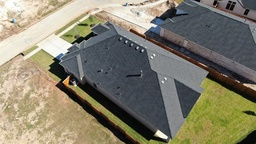
#> input picture house1.jpg, 256 x 144 px, shrunk from 750 x 423 before the run
$ python main.py   (older library calls are emulated)
#> lines starting #> are read from the running program, lines starting #| are printed output that depends on the picture; after the words box and inside, x2 and y2 are one past the last pixel; in counts of white or black regions, pixels touching at a corner belong together
### ORBFeature.py

"""
circular
                    @  @  @  @
                    @  @  @  @  @  @
                    @  @  @  @  @  @  @  @
                    @  @  @  @  @  @  @  @  @
                    @  @  @  @  @  @  @  @  @  @
                    @  @  @  @  @  @  @  @  @  @  @
                    @  @  @  @  @  @  @  @  @  @  @  @
                    @  @  @  @  @  @  @  @  @  @  @  @  @
                    @  @  @  @  @  @  @  @  @  @  @  @  @
                    @  @  @  @  @  @  @  @  @  @  @  @  @  @
                    @  @  @  @  @  @  @  @  @  @  @  @  @  @
                    @  @  @  @  @  @  @  @  @  @  @  @  @  @
                    @  @  @  @  @  @  @  @  @  @  @  @  @  @  @
                    @  @  @  @  @  @  @  @  @  @  @  @  @  @  @
                    @  @  @  @  @  @  @  @  @  @  @  @  @  @  @
                    @  @  @  @  @  @  @  @  @  @  @  @  @  @  @

"""


import numpy as np
import math
import cv2
from tqdm import tqdm

# brief algorithm samples
brief_pt1 = np.random.randint(-8, 8, (2, 256))
brief_pt2 = np.random.randint(-8, 8, (2, 256))


def blur(image, kernel=(3, 3)):
    image = cv2.blur(image, kernel, 0)
    return image


class OrientedFast(object):
    """Detect Fast Feature points and compute the orientation.

        Attributes:
            image: input image saved as numpy.ndarry type.
                   as default, image should be gray image.

            n_point: if there are at least n connected points on the circle are brighter or darker,
                     then this point is a feature point.

            grayscale_threshold(T): if I_x < I_p - T, I_x is darker,
                                    if I_x > I_p + T, I_x is brighter.
                                    I_x is the point on circle, I_p is the center point.
                                    T = averayge(I) * T

            interest_points: points detected by Fast Feature algorithm
    """

    DARKER = 1
    BRIGHTER = 0

    def __init__(self, image: np.ndarray, n_point=9, threshold=0.2):
        """initialize the OrientedFast Class.

        Args:
            image: input grayscale image
            n_point: threshold for minimum number of continuous points at circle
            threshold: grayscale threshold to judge circle point is darker or brighter
        """
        self.circle_points = [[-1, -3], [0, -3], [1, -3], [2, -2],
                              [3, -1], [3, 0], [3, 1], [2, 2],
                              [1, 3], [0, 3], [-1, 3], [-2, 2],
                              [-3, 1], [-3, 0], [-3, -1], [-2, -2]]
        self.circle_points_x = np.array([p[0] for p in self.circle_points])
        self.circle_points_y = np.array([p[1] for p in self.circle_points])

        self.image = blur(image)
        self.n_point = n_point
        self.grayscale_threshold = np.sum(image)/(image.shape[0] * image.shape[1]) * threshold
        self.interest_points = list()
        return

    def detector(self):
        """detect fast corner points, and save to self.interest_points

        Returns:
            void
        """

        def is_valid(arr):
            cnt = 0
            for rlt in arr + arr:
                cnt = cnt + 1 if rlt else 0
                if cnt > self.n_point:
                    return True
            return False

        self.interest_points = list()
        circle_points_x = self.circle_points_x
        circle_points_y = self.circle_points_y

        for y in tqdm(range(3, self.image.shape[0]-3)):
            for x in range(3, self.image.shape[1]-3):
                pixel = self.image[y, x]
                points_x = circle_points_x + x
                points_y = circle_points_y + y
                circle_pixels = self.image[points_y, points_x]

                brighter_arr = circle_pixels > pixel + self.grayscale_threshold
                darker_arr = circle_pixels < pixel - self.grayscale_threshold

                if is_valid(brighter_arr):
                    self.interest_points.append((x, y, self.BRIGHTER))
                elif is_valid(darker_arr):
                    self.interest_points.append((x, y, self.DARKER))

        self.non_maximum_suppression()
        self.feature_orientation()
        self.brief_descriptor()
        return

    def non_maximum_suppression(self):
        """Delete points with lower scores among adjacent points

        Returns:
            void
        """
        circle_points_x = np.array([p[0] for p in self.circle_points])
        circle_points_y = np.array([p[1] for p in self.circle_points])

        def score(x, y, pixel_type):
            pixel = self.image[y, x]
            points_x = circle_points_x + x
            points_y = circle_points_y + y

            circle_pixels = self.image[points_y, points_x].astype(np.int32)
            circle_pixels -= pixel

            if pixel_type == self.BRIGHTER:
                ret_score = np.sum(circle_pixels[circle_pixels > 0])
                return ret_score

            ret_score = -np.sum(circle_pixels[circle_pixels < 0])
            return ret_score

        pixel2score = dict()

        for x, y, pixel_type in self.interest_points:
            pixel2score[x, y, pixel_type] = score(x, y, pixel_type)

        delete_lst = list()

        def can_deleted(x, y):
            for dx in range(-2, 3):
                for dy in range(-2, 3):
                    near_p = x + dx, y + dy, pixel_type
                    if near_p in pixel2score:
                        if pixel2score[near_p] > pixel2score[(x, y, pixel_type)]:
                            return True
            return False

        for x, y, pixel_type in self.interest_points:
            if can_deleted(x, y):
                delete_lst.append((x, y, pixel_type))

        for p in delete_lst:
            del pixel2score[p]

        self.interest_points = list(pixel2score.keys())

        return

    def compute_theta(self, x, y, radius, half_width_max):
        """compute the orientation theta for feature point(x, y)
           using intensity centroid algorithm.

        Args:
            x: point location of x
            y: point location of y
            radius: circle area's radius
            half_width_max: max half width of circle from 0-16 col

        Returns:
            theta, the direction of feature point(x, y)
        """

        height, width = self.image.shape
        m10, m01 = 0, 0
        for col in range(-radius+1, radius):
            cur_width = half_width_max[abs(col)]
            if col + y < 0 or col + y >= height:
                continue
            for row in range(0, cur_width):
                if row + x < width:
                    m10 += row * self.image[col + y, row + x]
                    m01 += col * self.image[col + y, row + x]
                if -row + x >= 0:
                    m10 -= row * self.image[col + y, -row + x]
                    m01 += col * self.image[col + y, -row + x]

        return math.atan2(m01, m10)

    def feature_orientation(self, radius=16):
        """compute the orientation of the feature point

        Args:
            radius: intensity centroid needs to define a circle

        Returns:
            void
        """
        half_width_max = list()
        for i in range(0, radius):
            half_width_max.append(int((radius**2 - i**2)**0.5))

        for i, p in enumerate(self.interest_points):
            self.interest_points[i] = *p, self.compute_theta(p[0], p[1], radius, half_width_max)

        return

    def brief_descriptor(self):
        # padding image
        image = np.pad(self.image, ((8, 8), (8, 8)), 'constant', constant_values=((0, 0), (0, 0)))

        def R_matrix(angle):
            ret = [[math.cos(angle), -math.sin(angle)], [math.sin(angle), math.cos(angle)]]
            return np.array(ret)

        for i, p in enumerate(self.interest_points):
            cur_p = np.array([p[0] + 8, p[1] + 8]).reshape((-1, 1))
            R = R_matrix(p[-1])
            cur_pt1 = np.dot(R, brief_pt1).astype(np.int) + cur_p
            cur_pt2 = np.dot(R, brief_pt2).astype(np.int) + cur_p
            descriptor = image[cur_pt1[1], cur_pt1[0]] > image[cur_pt2[1], cur_pt2[0]]
            self.interest_points[i] = (*p, descriptor)

        return

    # [25 lines left out: function show_interest_points, not called in this run]


class ORBFeature(object):
    """Detect ORB feature points

        Attributes:
            image: image to detect feature points, needs to be grayscale.

            n_threshold: for OrientedFast to detect feature points.

            n_layer: pyramid's layer

            t_threshold: for OrientedFast to detect feature points.
    """
    DARKER = 1
    BRIGHTER = 0

    def __init__(self, image, n_threshold, n_layer, t_threshold):
        self.image = image
        self.n_layer = n_layer
        self.t_threshold = t_threshold
        self.n_threshold = n_threshold
        self.corner_points = list()
        self.fast_detector = list()

    def down_sample(self, image, n):
        """down sample the image to 2^n

        Args:
            image: image to be down sampled.
            n: down sample's level

        Returns:
            image be down sampled.
        """
        x = [i for i in range(0, image.shape[0], 2**n)]
        y = [i for i in range(0, image.shape[1], 2**n)]
        return image[x, :][:, y]

    def detector(self):
        for i in range(self.n_layer):
            cur_image = self.down_sample(self.image, i)
            fast_detector = OrientedFast(cur_image, self.n_threshold, self.t_threshold)
            fast_detector.detector()
            self.fast_detector.append(fast_detector)

        for i in range(self.n_layer):
            for p in self.fast_detector[i].interest_points:
                scale_x = self.image.shape[1] / self.fast_detector[i].image.shape[1]
                scale_y = self.image.shape[0] / self.fast_detector[i].image.shape[0]
                # x, y, pixel_type, theta, descriptor
                self.corner_points.append((p[0] * scale_x, p[1] * scale_y, p[2], p[3], p[4], i))
        return

    def show_corner_points(self, image, title='orb'):
        if image is not None:
            show_image = image.copy()
        else:
            show_image = self.image.copy()

        for p in self.corner_points:
            dx = int(math.cos(p[3]) * 12)
            dy = int(math.sin(p[3]) * 12)
            x, y = int(p[0]), int(p[1])
            pt2 = x + dx, y + dy
            if p[2] == self.BRIGHTER:
                cv2.circle(show_image, center=(x, y), radius=2**p[-1], color=(255, 0, 0), thickness=1)
                cv2.arrowedLine(show_image, pt1=(x, y), pt2=pt2, color=(255, 0, 0), thickness=1)
            else:
                cv2.circle(show_image, center=(x, y), radius=2**p[-1], color=(0, 0, 255), thickness=1)
                cv2.arrowedLine(show_image, pt1=(x, y), pt2=pt2, color=(0, 0, 255), thickness=1)
        cv2.imshow(title, show_image)
        # cv2.waitKey(0)
        cv2.imwrite(title + '.png', show_image)
        return show_image


def orb_match(orb1: ORBFeature, orb2: ORBFeature):
    """match the orb feature points from two different image.

    Args:
        orb1: first image's detected ORB feature points
        orb2: second image's detected ORB feature points

    Returns:
        match pairs in different image, for example:
        [(i, j), ...], i is the i'th orb point detected, j is j'th orb point detected.
    """
    matches = list()
    for i1, p1 in enumerate(orb1.corner_points):
        for i2, p2 in enumerate(orb2.corner_points):
            distance = np.count_nonzero(p1[4] ^ p2[4])
            if distance < 64 and p1[2] == p2[2]:
                matches.append((distance, i1, i2))

    matches.sort()
    orb1_used = list(False for p in orb1.corner_points)
    orb2_used = list(False for p in orb2.corner_points)

    ret = list()
    for score, i1, i2 in matches:
        if not orb1_used[i1] and not orb2_used[i2]:
            ret.append((i1, i2, score))
        orb1_used[i1] = True
        orb2_used[i2] = True

    return ret


def show_match(orb1: ORBFeature, orb2: ORBFeature, image1, image2):
    """match orb points, and visualization

    Args:
        orb1: first image's orb feature points
        orb2: second image's orb feature points
        image1: first image, np.array format
        image2: second image, np.array format

    Returns:
        void
    """
    # concate image1 and image2 to a big image
    image1 = orb1.show_corner_points(image1, 'orb1')
    image2 = orb2.show_corner_points(image2, 'orb2')
    h1, w1, _ = image1.shape
    h2, w2, _ = image2.shape
    if h1 < h2:
        zeros = np.zeros((h2 - h1, w1, 3)).astype(np.uint8)
        image1 = np.concatenate((image1, zeros), axis=0)
    if h1 > h2:
        zeros = np.zeros((h1 - h2, w2, 3)).astype(np.uint8)
        image2 = np.concatenate((image2, zeros), axis=0)
    matchs = orb_match(orb1, orb2)
    full_image = np.concatenate((image1, image2), axis=1)

    for i1, i2, score in matchs:
        r, g, b = np.random.randint(0, 256), np.random.randint(0, 256), np.random.randint(0, 256)
        p1x, p1y = int(orb1.corner_points[i1][0]), int(orb1.corner_points[i1][1])
        p2x, p2y = int(orb2.corner_points[i2][0]), int(orb2.corner_points[i2][1])
        thick = 1
        if score < 50:
            thick += 1
        if score < 40:
            thick += 1
        if score < 30:
            thick += 2
        if score < 20:
            thick += 2
        cv2.line(full_image, (p1x, p1y), (p2x + w1, p2y), color=(r, g, b), thickness=thick)
    cv2.imshow('pair_image', full_image)
    cv2.imwrite('pair_image_match.png', full_image)
    cv2.waitKey(0)
    return

### main.py
import cv2
import numpy as np
from ORBFeature import ORBFeature, show_match


def read_image(image_name: str, folder: str) -> np.ndarray:
    image = cv2.imread(folder + image_name)
    # cv2.imshow("bird.jpg", image)
    # cv2.waitKey(0)
    return image


# Press the green button in the gutter to run the script.
if __name__ == '__main__':
    image_data1 = read_image('house1.jpg', '')
#> in read_image, image is the input picture: shape (144, 256, 3); mean B, G, R 108.8, 127.2, 131.7
    # print(image_data.shape)
    # print(type(image_data))
    gray_image_data1 = cv2.cvtColor(image_data1, cv2.COLOR_BGR2GRAY)
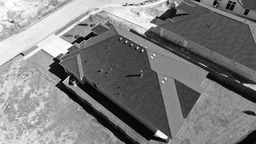
#> gray_image_data1: shape (144, 256); min 0, max 255, mean 126.4
    # fast = OrientedFast(gray_image_data, 9, 0.2)
    # fast.detector()
    # fast.show_interest_points(image_data)
    orb1 = ORBFeature(gray_image_data1, 12, 4, 0.2)
    orb1.detector()
#> the loop in detector, `for i in range(self.n_layer):` made 4 passes
#> after the loop in detector, `for i in range(self.n_layer):`: self.fast_detector = 4 items
    # orb1.show_corner_points(image_data1)

    image_data2 = read_image('house2.jpg', '')
#> call 2 of read_image, with image_name = 'house2.jpg', folder = ''
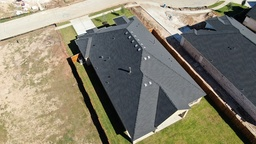
#> input picture house2.jpg, 256 x 144 px, shrunk from 750 x 423 before the run
#> in read_image, image is the input picture: shape (144, 256, 3); mean B, G, R 111, 128.6, 133.8
    gray_image_data2 = cv2.cvtColor(image_data2, cv2.COLOR_BGR2GRAY)
    orb2 = ORBFeature(gray_image_data2, 12, 4, 0.2)
    orb2.detector()
#> the loop in detector (call 2), `for i in range(self.n_layer):` made 4 passes
#> pass 1, in blur (call 5), `image = cv2.blur(image, kernel, 0)`:
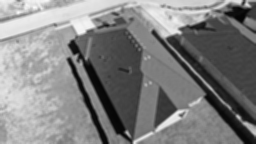
#> image: shape (144, 256); min 4, max 251, mean 128.1
#> pass 1, in brief_descriptor (call 5), `image = np.pad(self.image, ((8, 8), (8, 8)), 'constant', constant_valu..`:
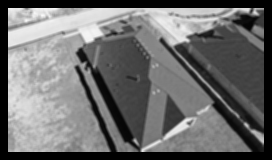
#> image: shape (160, 272); min 0, max 251, mean 108.5
    # orb2.show_corner_points(image_data2)

    show_match(orb1, orb2, image_data1, image_data2)
#> after the loop in show_corner_points, `for p in self.corner_points:`:
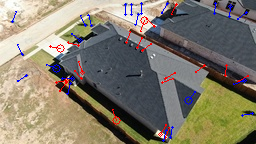
#> show_image: shape (144, 256, 3); 2.13% of pixels changed, all inside (x1, y1, x2, y2) = (11, 2, 254, 142)
#> call 2 of show_corner_points, with title = 'orb2'
#> after the loop in show_corner_points (call 2), `for p in self.corner_points:`:
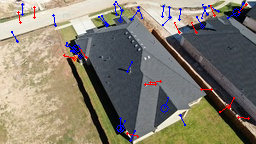
#> show_image: shape (144, 256, 3); 2.12% of pixels changed, all inside (x1, y1, x2, y2) = (11, 1, 250, 142)
#> after the loop in show_match, `for i1, i2, score in matchs:`:
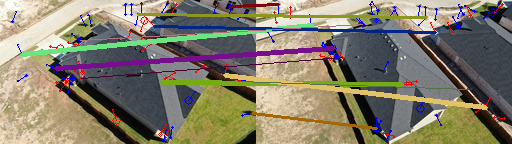
#> full_image: shape (144, 512, 3); mean B, G, R 108.6, 126, 132.4
